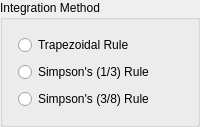
            <widget class="QGroupBox" name="methodGroupBox_3">
             <property name="title">
              <string>Integration Method</string>
             </property>
             <layout class="QVBoxLayout" name="verticalLayout_9">
              <property name="spacing">
               <number>7</number>
              </property>
              <property name="leftMargin">
               <number>15</number>
              </property>
              <property name="topMargin">
               <number>15</number>
              </property>
              <property name="rightMargin">
               <number>15</number>
              </property>
              <property name="bottomMargin">
               <number>15</number>
              </property>
              <item>
               <widget class="QRadioButton" name="trapezoidRadioButton">
                <property name="text">
                 <string>Trapezoidal Rule</string>
                </property>
                <property name="checked">
                 <bool>false</bool>
                </property>
               </widget>
              </item>
              <item>
               <widget class="QRadioButton" name="simpson_1RadioButton">
                <property name="text">
                 <string>Simpson's (1/3) Rule</string>
                </property>
               </widget>
              </item>
              <item>
               <widget class="QRadioButton" name="simpson_2RadioButton">
                <property name="text">
                 <string>Simpson's (3/8) Rule</string>
                </property>
               </widget>
              </item>
             </layout>
            </widget>
